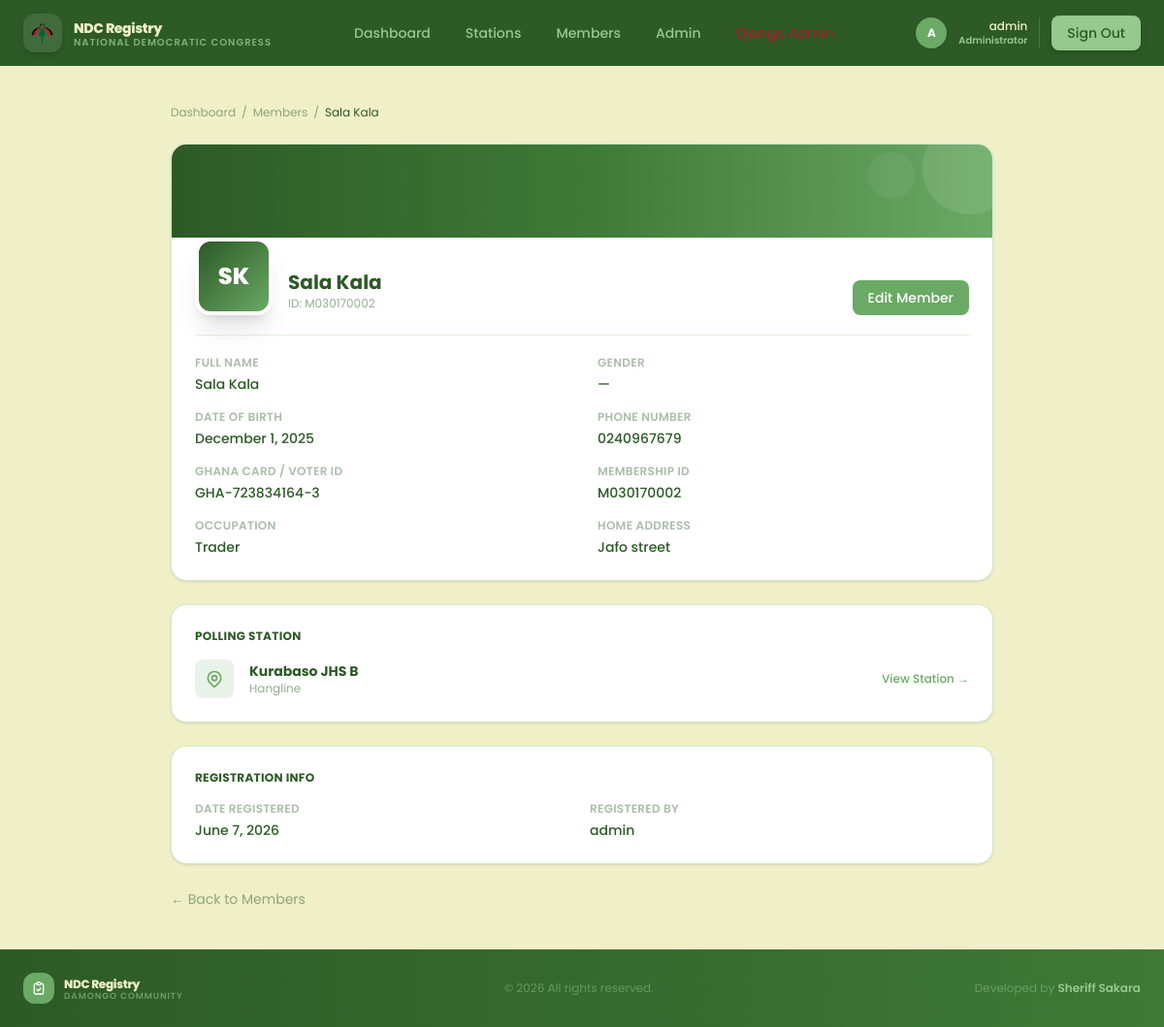
Before: /members/5/ (signed in) with the older database file.
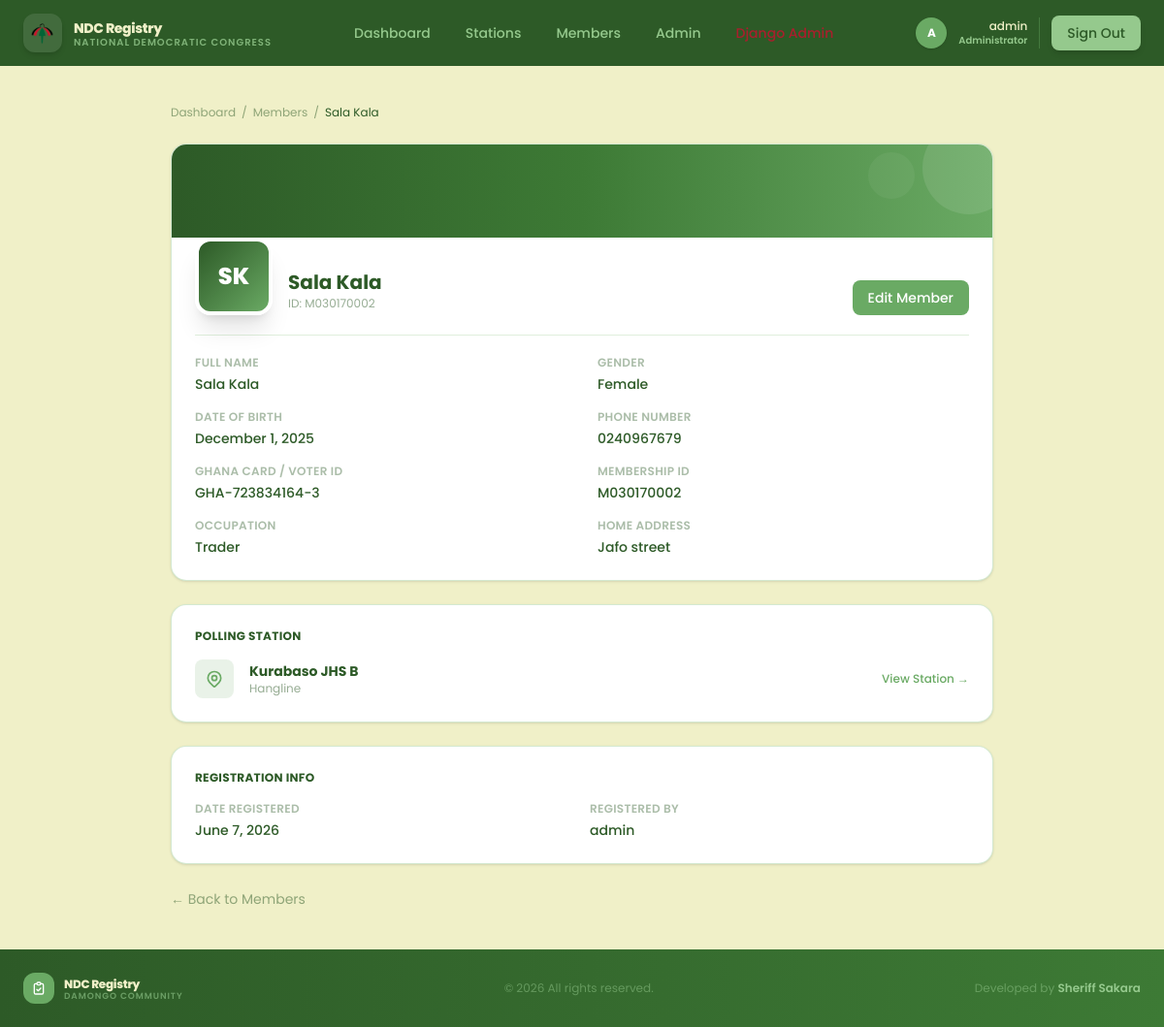
After: the same page with the newer database file.
### core/models.py (models this page shows, shortened)
class PartyMember(models.Model):
    GENDER_CHOICES = [
        ('M', 'Male'),
        ('F', 'Female'),
    ]
    member_id = models.CharField(
        max_length=10,
        unique=True,
        editable=True,
        validators=[validate_member_id])
    first_name = models.CharField(max_length=50)
    middle_name = models.CharField(max_length=50, blank=True)
    last_name = models.CharField(max_length=50)
    gender = models.CharField(max_length=1, choices=GENDER_CHOICES, blank=True)
    date_of_birth = models.DateField(null=True, blank=True)
    phone = models.CharField(max_length=10, blank=True, validators=[validation_phone_no])
    occupation = models.CharField(max_length=100, blank=True)
    address = models.CharField(max_length=200, blank=True)
    ghana_card_id = models.CharField(
        max_length=15,
        blank=True,
        verbose_name='Ghana Card',
        validators=[validation_ghana_card]
        )
    voters_id = models.CharField(
        max_length=10,
        blank=True,
        unique=True,
        verbose_name='Voters ID',
        validators=[validation_voter_id]
        )
    polling_station = models.ForeignKey(
        PollingStation,
        on_delete=models.SET_NULL,
        null=True,
        related_name='members'
    )
    date_registered = models.DateField(default=timezone.now)
    registered_by = models.ForeignKey(
        User,
        on_delete=models.SET_NULL,
        null=True,
        blank=True,
        related_name='registered_members'
    )
    class Meta:
        ordering = ['-date_registered', 'last_name']

class PollingStation(models.Model):
    name = models.CharField(max_length=100)
    location = models.CharField(max_length=200, blank=True)
    constituency = models.CharField(max_length=100, blank=True)
    description = models.TextField(blank=True)
    created_at = models.DateTimeField(auto_now_add=True)
    class Meta:
        ordering = ['name']

### core/views.py (the view)
# urls.py: path('members/<int:pk>/', views.member_detail_view, name='member_detail'),
@login_required
def member_detail_view(request, pk):
    member = get_object_or_404(PartyMember, pk=pk)
    return render(request, 'core/member_detail.html', {'member': member})

### templates/core/member_detail.html (shortened to what the changed rows need)
{% extends "core/base.html" %}
{% block content %}
<div class="max-w-4xl mx-auto px-6 py-10">
    <nav class="text-xs text-[#2d5a27]/50 mb-6 flex items-center gap-1.5">
        <a href="{% url 'home' %}" class="hover:text-[#6aaa64]">Dashboard</a>
        <span>/</span>
        <a href="{% url 'member_list' %}" class="hover:text-[#6aaa64]">Members</a>
        <span>/</span>
        <span class="text-[#2d5a27]">{{ member.first_name }} {{ member.last_name }}</span>
    </nav>
    <div class="bg-white border border-[#95c98d]/40 rounded-2xl shadow-sm overflow-hidden mb-6 animate-fade-up delay-100">
        <div class="px-6 mt-10 pb-6">
            <div class="flex flex-col sm:flex-row sm:items-end justify-between gap-4 -mt-10 mb-5">
                <div class="flex items-end gap-4">
                    <div class="w-20 h-20 rounded-2xl bg-gradient-to-br from-[#2d5a27] to-[#6aaa64]
                                border-4 border-white shadow-xl flex items-center justify-center shrink-0">
                        <span class="text-2xl font-extrabold text-white">{{ member.first_name.0|upper }}{{ member.last_name.0|upper }}</span>
                    </div>
                    <div class="pb-1">
                        <h1 class="text-xl font-bold text-[#2d5a27]">{{ member.first_name }} {{ member.last_name }}</h1>
                        <p class="text-xs font-mono text-[#2d5a27]/50">ID: {{ member.member_id }}</p>
                    </div>
                </div>
            </div>
            <div class="grid grid-cols-1 sm:grid-cols-2 gap-x-8 gap-y-4 border-t border-[#95c98d]/30 pt-5">
                <div>
                    <p class="text-xs text-[#2d5a27]/40 uppercase tracking-wide font-semibold mb-1">Full Name</p>
                    <p class="text-sm font-medium text-[#2d5a27]">{{ member.first_name }} {{ member.last_name }}</p>
                </div>
                <div>
                    <p class="text-xs text-[#2d5a27]/40 uppercase tracking-wide font-semibold mb-1">Gender</p>
                    <p class="text-sm font-medium text-[#2d5a27]">{{ member.get_gender_display|default:"—" }}</p>
                </div>
                <div>
                    <p class="text-xs text-[#2d5a27]/40 uppercase tracking-wide font-semibold mb-1">Date of Birth</p>
                    <p class="text-sm font-medium text-[#2d5a27]">{{ member.date_of_birth|date:"F j, Y"|default:"—" }}</p>
                </div>
                <div>
                    <p class="text-xs text-[#2d5a27]/40 uppercase tracking-wide font-semibold mb-1">Phone Number</p>
                    <p class="text-sm font-medium text-[#2d5a27]">{{ member.phone|default:"—" }}</p>
                </div>
                <div>
                    <p class="text-xs text-[#2d5a27]/40 uppercase tracking-wide font-semibold mb-1">Ghana Card / Voter ID</p>
                    <p class="text-sm font-mono font-medium text-[#2d5a27]">{{ member.ghana_card_id|default:"—" }}</p>
                </div>
                <div>
                    <p class="text-xs text-[#2d5a27]/40 uppercase tracking-wide font-semibold mb-1">Membership ID</p>
                    <p class="text-sm font-mono font-medium text-[#2d5a27]">{{ member.member_id|default:"—" }}</p>
                </div>
                <div>
                    <p class="text-xs text-[#2d5a27]/40 uppercase tracking-wide font-semibold mb-1">Occupation</p>
                    <p class="text-sm font-medium text-[#2d5a27]">{{ member.occupation|default:"—" }}</p>
                </div>
                <div class="">
                    <p class="text-xs text-[#2d5a27]/40 uppercase tracking-wide font-semibold mb-1">Home Address</p>
                    <p class="text-sm font-medium text-[#2d5a27]">{{ member.address|default:"—" }}</p>
                </div>
            </div>
        </div>
    </div>
    <div class="bg-white border border-[#95c98d]/40 rounded-2xl shadow-sm p-6 mb-6 animate-fade-up delay-200 card-hover">
        <h2 class="text-xs font-bold text-[#2d5a27] uppercase tracking-wide mb-4">Polling Station</h2>
        <div class="flex items-center justify-between">
            <div class="flex items-center gap-4">
                <div>
                    <p class="text-sm font-bold text-[#2d5a27]">{{ member.polling_station.name }}</p>
                    <p class="text-xs text-[#2d5a27]/50">{{ member.polling_station.location|default:"" }}</p>
                </div>
            </div>
        </div>
    </div>
    <div class="bg-white border border-[#95c98d]/40 rounded-2xl shadow-sm p-6 animate-fade-up delay-300">
        <h2 class="text-xs font-bold text-[#2d5a27] uppercase tracking-wide mb-4">Registration Info</h2>
        <div class="grid grid-cols-2 gap-4 text-sm">
            <div>
                <p class="text-xs text-[#2d5a27]/40 uppercase tracking-wide font-semibold mb-1">Date Registered</p>
                <p class="font-medium text-[#2d5a27]">{{ member.date_registered|date:"F j, Y"|default:"—" }}</p>
            </div>
            <div>
                <p class="text-xs text-[#2d5a27]/40 uppercase tracking-wide font-semibold mb-1">Registered By</p>
                <p class="font-medium text-[#2d5a27]">{{ member.registered_by|default:"—" }}</p>
            </div>
        </div>
    </div>
</div>
{% endblock content %}

Changed rows visible on the page:
changed PartyMember "Sala": gender "—" → "Female"
